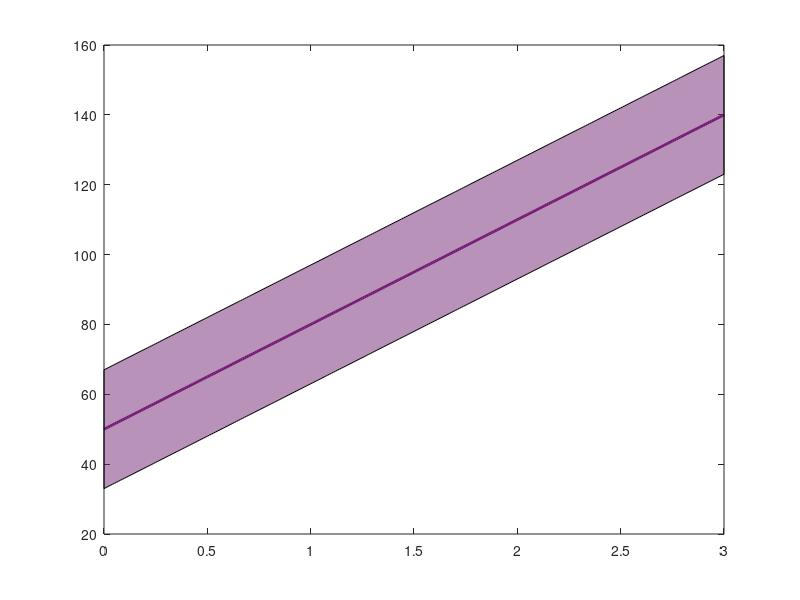

MATLAB code for this plot: (Note: this script raises an error after producing the figure.)
% Obstacle prediction uncertainty safety margin
clear


prov1=0.95;
prov2=0.95;
boja1=[0.45 0.05 0.45];
boja2=[0.45 0.15 0.45];
boja3=[0.85 0.85 0.5];


t_rep = 1.6;

dt=0.01;
%parameters
% vi = 30;
% si = 50;
% s_lim = 140;
% amin = -10;
% ds_err = 6;
% dv_err = 6;
% veh_len = 17;

vi = 30;
si = 50;
s_lim = 140;
amin = 0;
ds_err = 6;
dv_err = 0;
veh_len = 17;


safe_1 = 1 *(abs(amin)*t_rep^2/2 + dv_err*t_rep  +    ds_err);
safe_2 = 2*safe_1;


t=0:dt:3;
t_pred =0:dt:t_rep;

pos = si+vi*t+amin*t.^2/2;
vel = vi + amin*t;

% CoG movement
plt_cog_r=plot(t, pos, 'k' , 'linewidth', 2, 'Color', boja1)
hold on
%obstacle
plot_obs = fill([t , t(end:-1:1)], [pos-veh_len, pos(end:-1:1)+veh_len] , boja2)
set(plot_obs,'facealpha', 0.5)
uistack(plot_obs,'bottom');

k_start =1;
i=1

t_pred =0:dt:t(end);
t_pred1 =0:dt:t_rep;
t_pred2 =t_rep:dt:t(end);

v = vel(k_start)-(-1)^i*dv_err;

pos_predr = pos(k_start) +vel(k_start)*t_pred -(-1)^i*ds_err;

pos_pred = pos(k_start) +v*t_pred -(-1)^i*ds_err;
pos_pred1 = pos(k_start) +v*t_pred1-(-1)^i*ds_err;
pos_pred2 = pos(k_start) +v*t_pred2-(-1)^i*ds_err;

t_pred =(k_start-1)*dt+ t_pred;
t_pred1 =(k_start-1)*dt+ t_pred1;
t_pred2 =(k_start-1)*dt+ t_pred2;

% plot isprekidanu za T_rep
plot([t_pred(1),t_pred(1)], [0, pos_pred(1)+veh_len+safe_1+safe_2+5], '--k')

%CoG
plt_cog = plot(t_pred, pos_pred, 'k' , 'linewidth', 2)
%CoGr
plt_cogr = plot(t_pred, pos_predr, '--k' , 'linewidth', 1)
%CoG L
plt_cogL = plot(t_pred, pos_pred-veh_len, 'k' , 'linewidth', 1)
%     plot(t_pred, pos_pred+veh_len, '--b' , 'linewidth', 1)

plt_s = plot( [t_pred1 t_pred2], [pos_pred1-veh_len - safe_1, pos_pred2-veh_len-safe_1- safe_2], 'r' , 'linewidth', 4)
%     plt_s1 = plot(t_pred1, pos_pred1-veh_len-safe_1-safe_2, '--r' , 'linewidth', 1)
%     plt_s2 = plot(t_pred2, pos_pred2-veh_len-safe_1,  '--r' , 'linewidth', 1)


k_start = k_start + round( t_rep/dt);

%% second replanning
i=2
t_pred =0:dt:t(end);
t_pred1 =0:dt:t_rep;
t_pred2 =t_rep:dt:t(end);

v = vel(k_start)-(-1)^i*dv_err;

pos_predr = pos(k_start) +vel(k_start)*t_pred -(-1)^i*ds_err;

pos_pred = pos(k_start) +v*t_pred -(-1)^i*ds_err;
pos_pred1 = pos(k_start) +v*t_pred1-(-1)^i*ds_err;
pos_pred2 = pos(k_start) +v*t_pred2-(-1)^i*ds_err;

t_pred =(k_start-1)*dt+ t_pred;
t_pred1 =(k_start-1)*dt+ t_pred1;
t_pred2 =(k_start-1)*dt+ t_pred2;

% plot isprekidanu za T_rep
plot([t_pred(1),t_pred(1)], [0, pos_pred(1)+veh_len+safe_1+safe_2+5], '--k')

%CoG
plt_cog2 = plot(t_pred, pos_pred, '--k' , 'linewidth', 2)
%CoGr
% plt_cogr = plot(t_pred, pos_predr, '--k' , 'linewidth', 1)
%CoG L
% plt_cogL = plot(t_pred, pos_pred-veh_len, 'k' , 'linewidth', 1)
%     plot(t_pred, pos_pred+veh_len, '--b' , 'linewidth', 1)

plt_s2 = plot( [t_pred1 t_pred2], [pos_pred1-veh_len - safe_1, pos_pred2-veh_len-safe_1- safe_2], '--k' , 'linewidth', 3)
%     plt_s1 = plot(t_pred1, pos_pred1-veh_len-safe_1-safe_2, '--r' , 'linewidth', 1)
%     plt_s2 = plot(t_pred2, pos_pred2-veh_len-safe_1,  '--r' , 'linewidth', 1)





leg1=legend( [plt_cog_r, plot_obs plt_cog, plt_cogL, plt_s, plt_cog2, plt_s2], '$s_{k}(t)$', '$s_{k}(t)\pm L_S$', '$\hat{s}_{k1}(t)$', '$\hat{s}_{k1}(t)- L_S$', '$\underline{\hat{s}}_{k1}(t)$', '$\hat{s}_{k2}(t)$','$\underline{\hat{s}}_{k2}(t)$', 'Location','Best' ); 
set(leg1,'Interpreter','latex');
set(leg1,'FontSize',10);
pbaspect([2 1 1])
arrow3([-0.05 0 0], [3 0 0], 'k-',0.5,1.5)
axis tight
arrow3([0 -150 0], [0 s_lim 0],'k-',0.5,1.5 )
axis tight
set(findobj(gca,'type','Patch'),'LineStyle','none')

% camlight left; lighting gouraud; material metal
% set(gca,'Position',[0 0 1 1])
axis off

xlim([-0.4, 3])
ylim([-2, s_lim])

set(gca,'Position',[0 0 1 1])


txt1 = '$$t$$';
text(2.82,-6,txt1,'Interpreter','latex','FontSize',14 )

txt1 = '$$t_0$$';
text(-0.05,-6,txt1,'Interpreter','latex','FontSize',14 )

txt1 = '$$t_0+T_{rep}$$';
text(-0.15+t_rep,-6,txt1,'Interpreter','latex','FontSize',14 )

% 
% txt1 = '$$\Delta t_{exp}$$';
% text(dt*0.95,-0.08*ds,txt1,'Interpreter','latex','FontSize',14 )

txt1 = '$$s$$';
text(-0.1, s_lim-14,txt1,'Interpreter','latex','FontSize',14)

% txt1 = '$$\Delta s_{exp}$$';
% text(-0.13*dt,ds,txt1,'Interpreter','latex','FontSize',14)


%% Sm arrow
headWidth = 0.5;
headLength = 0.5;
k_start =round( t_rep/dt)+1;

arrow3([-0.04  si-veh_len+ds_err 0], [-0.04  si-veh_len+ds_err-safe_1 0],'k-',headWidth,headLength )
arrow3([-0.04  si-veh_len+ds_err-safe_1 0], [-0.04  si-veh_len+ds_err 0],'k-',headWidth,headLength )

txt1 = '$$s_M$$';
text(-0.17, si-veh_len-0.5*safe_1+ds_err,txt1,'Interpreter','latex','FontSize',12);

arrow3([-0.04+t_rep  pos(k_start)-veh_len 0], [-0.04+t_rep  pos(k_start)-veh_len-safe_2 0],'k-',headWidth,headLength )
arrow3([-0.04+t_rep  pos(k_start)-veh_len-safe_2 0], [-0.04+t_rep  pos(k_start)-veh_len 0],'k-',headWidth,headLength )

txt1 = '$$2 s_M$$';
text(-0.21+t_rep, pos(k_start)-veh_len-0.5*safe_2,txt1,'Interpreter','latex','FontSize',12);

%% S error
arrow3([-0.04  si+ds_err], [-0.04  si],'k-',headWidth,headLength )
arrow3([-0.04  si], [-0.04  si+ds_err],'k-',headWidth,headLength )
txt1 = '$$\Delta s_{max}$$';
text(-0.33, si+0.5*ds_err,txt1,'Interpreter','latex','FontSize',12);

% arrow3([t_rep  pos(k_start)-ds_err], [t_rep  pos(k_start)],'k-',headWidth,headLength )
% arrow3([t_rep  pos(k_start)], [t_rep  pos(k_start)-ds_err],'k-',headWidth,headLength )
% txt1 = '$$\Delta s_{max}$$';
% text(0.01+t_rep, pos(k_start)-0.5*ds_err,txt1,'Interpreter','latex','FontSize',10);

% %% v eror
% s_v_err_arr = [1.15*t_rep si+ds_err+vi*1.15*t_rep];
% k_v=1.35
% d_v_err_arr = [k_v*t_rep/cos(atan(vi))*cos(atan(vi+dv_err)), si+ds_err+k_v*t_rep/cos(atan(vi))*sin(atan(vi+dv_err))]
% 
% arrow3([s_v_err_arr 0], [d_v_err_arr 0],'k-',headWidth,headLength )
% arrow3([d_v_err_arr 0], [s_v_err_arr 0],'k-',headWidth,headLength )
% 
% txt1 = '$$\Delta v_{max}$$';
% poste=(s_v_err_arr + d_v_err_arr)./2 + [0.01 0];
% text( poste(1), poste(2) ,txt1,'Interpreter','latex','FontSize',12, 'Rotation',20);

